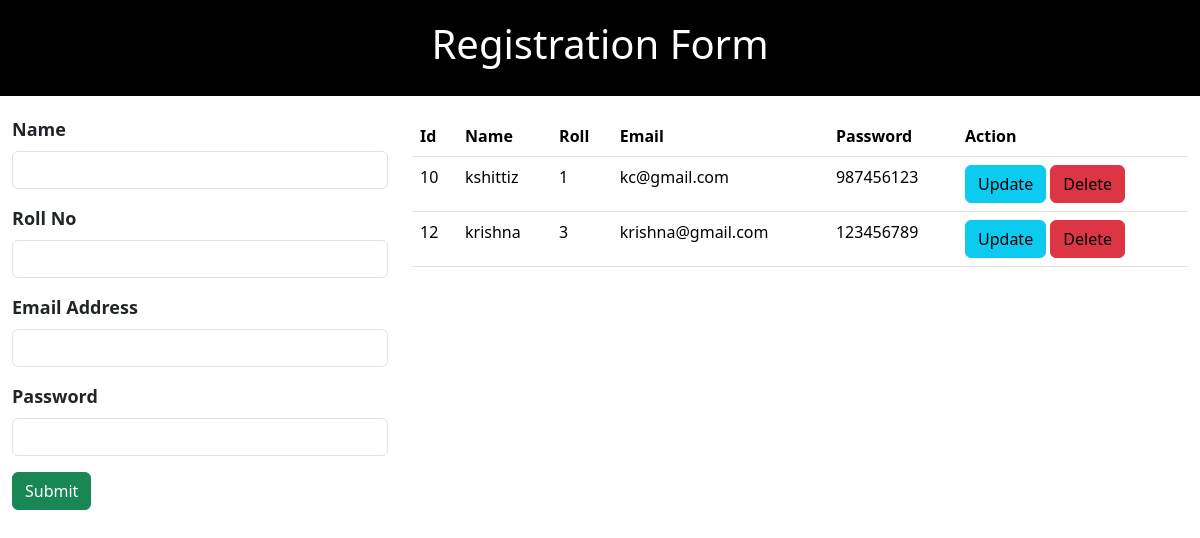
Before: / with the older database file.
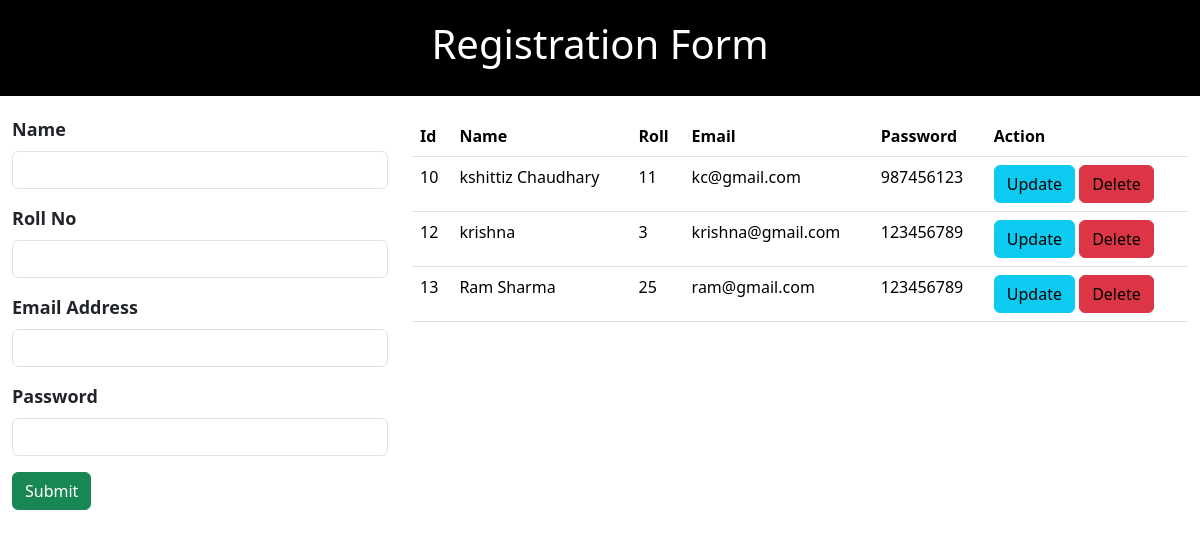
After: the same page with the newer database file.
### curd_app/models.py (models this page shows, shortened)
class Student(models.Model):
    name = models.CharField(max_length=100)
    roll = models.IntegerField()
    email = models.EmailField(max_length=50,unique=True)
    password = models.CharField(max_length=200)

### curd_app/views.py (the view)
# urls.py: path('',views.home_page,name="home"),
def home_page(request):
    if request.method == 'POST':
        name = request.POST['name']
        roll = request.POST['roll']
        email = request.POST['email']
        password = request.POST['password']
        stu = Student(name=name, roll=roll, email=email, password=password)
        stu.save()
        messages.success(request, 'Submit Successfully')
        return redirect('home')
    else:
        stu_data = Student.objects.all()
        context = {'stu_data': stu_data}
    return render(request, 'curd_app/home.html', context)

### curd_app/templates/curd_app/home.html (shortened to what this page needs)
<!DOCTYPE html>
{%load static%}
<html lang="en">
<head>
    <link href="https://cdn.jsdelivr.net/npm/bootstrap@5.3.3/dist/css/bootstrap.min.css" rel="stylesheet"
 />
    <link rel="stylesheet" href="{% static 'curd_app/css/style.css'%}" />
</head>
<body>
    <div class="header">
        <div class="container">
            <div class="row">
                <div class="col-12 d-flex justify-content-center">
                    <h1>Registration Form</h1>
                </div>
            </div>
        </div>
    </div>
    <div class="container-fluid">
        <div class="row">
            <div class="col-4">
                <form method="POST">
                    <div class="mb-3">
                        <label for="name" class="form-label">name</label>
                        <input type="text" class="form-control" name="name" />
                    </div>
                    <div class="mb-3">
                        <label for="roll" class="form-label">roll no</label>
                        <input type="text" class="form-control" name="roll" />
                    </div>
                    <div class="mb-3">
                        <label for="email" class="form-label">Email address</label>
                        <input type="email" class="form-control" name="email" autocomplete="none" />
                    </div>
                    <div class="mb-3">
                        <label for="pass" class="form-label">Password</label>
                        <input type="password" class="form-control" name="password" autocomplete="none" />
                    </div>
                    <button type="submit" class="btn btn-success">Submit</button>
                </form>
            </div>
            <div class="col-8">
                <table class="table">
                    <thead>
                        <tr>
                            <th scope="col">Id</th>
                            <th scope="col">Name</th>
                            <th scope="col">Roll</th>
                            <th scope="col">Email</th>
                            <th scope="col">Password</th>
                            <th scope="col">Action</th>
                        </tr>
                    </thead>
                    <tbody>
                        {% for std in stu_data %}
                        <tr>
                            <td>{{std.id}}</td>
                            <td>{{std.name}}</td>
                            <td>{{std.roll}}</td>
                            <td>{{std.email}}</td>
                            <td>{{std.password}}</td>
                            <td>
                                <button type="button" class="btn btn-info">
                                    <a style="text-decoration: none; color:black;"
                                        href="{%url 'update' std.id%}">Update</a>
                                </button>
                                <button type="button" class="btn btn-danger">
                                    <a style="text-decoration: none; color:black;"
                                        href=" {% url 'delete' std.id %}">Delete</a>
                                </button>
                            </td>
                            {%endfor%}
                        </tr>
                    </tbody>
                </table>
            </div>
        </div>
    </div>
</body>
</html>

### curd_app/static/curd_app/css/style.css (style rules this page uses)
* { margin: 0; padding: 0; box-sizing: border-box; }
.header { background-color: black; color: white; padding: 20px; margin-bottom: 20px; }
label { font-size: 18px; font-weight: bold; text-transform: capitalize; }

Changed rows visible on the page:
changed Student "kc@gmail.com": name "kshittiz" → "kshittiz Chaudhary"; roll "1" → "11"
added Student: id "13", name "Ram Sharma", roll "25", email "ram@gmail.com", password "123456789"
